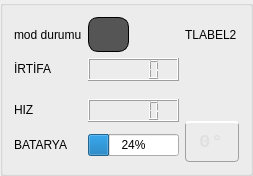
       <widget class="QGroupBox" name="groupBox_4">
        <property name="sizePolicy">
         <sizepolicy hsizetype="Expanding" vsizetype="Expanding">
          <horstretch>0</horstretch>
          <verstretch>0</verstretch>
         </sizepolicy>
        </property>
        <property name="title">
         <string/>
        </property>
        <layout class="QGridLayout" name="gridLayout_17">
         <item row="0" column="0">
          <layout class="QGridLayout" name="gridLayout_19">
           <item row="2" column="0">
            <widget class="QLabel" name="label_36">
             <property name="sizePolicy">
              <sizepolicy hsizetype="Fixed" vsizetype="Fixed">
               <horstretch>0</horstretch>
               <verstretch>0</verstretch>
              </sizepolicy>
             </property>
             <property name="text">
              <string>İRTİFA</string>
             </property>
            </widget>
           </item>
           <item row="0" column="2">
            <widget class="QLabel" name="label_38">
             <property name="sizePolicy">
              <sizepolicy hsizetype="Expanding" vsizetype="Expanding">
               <horstretch>0</horstretch>
               <verstretch>0</verstretch>
              </sizepolicy>
             </property>
             <property name="text">
              <string>TLABEL2</string>
             </property>
            </widget>
           </item>
           <item row="7" column="1">
            <widget class="QProgressBar" name="bar_batarya_14">
             <property name="sizePolicy">
              <sizepolicy hsizetype="Expanding" vsizetype="Expanding">
               <horstretch>0</horstretch>
               <verstretch>0</verstretch>
              </sizepolicy>
             </property>
             <property name="value">
              <number>24</number>
             </property>
            </widget>
           </item>
           <item row="0" column="0">
            <widget class="QLabel" name="label_16">
             <property name="sizePolicy">
              <sizepolicy hsizetype="Expanding" vsizetype="Expanding">
               <horstretch>0</horstretch>
               <verstretch>0</verstretch>
              </sizepolicy>
             </property>
             <property name="text">
              <string>mod durumu</string>
             </property>
            </widget>
           </item>
           <item row="0" column="1">
            <widget class="QLabel" name="isik_carpisma_7">
             <property name="sizePolicy">
              <sizepolicy hsizetype="Fixed" vsizetype="Fixed">
               <horstretch>0</horstretch>
               <verstretch>0</verstretch>
              </sizepolicy>
             </property>
             <property name="minimumSize">
              <size>
               <width>35</width>
               <height>35</height>
              </size>
             </property>
             <property name="maximumSize">
              <size>
               <width>41</width>
               <height>41</height>
              </size>
             </property>
             <property name="styleSheet">
              <string notr="true">/* Kapalı (Gri) Işık Görünümü */
QLabel {
    background-color: #555555;  /* Koyu gri renk */
    border-radius: 10px;        /* Boyut 20 ise yarısı 10'dur. Bu kodu tam yuvarlak yapar */
    border: 1px solid #000000;  /* İnce siyah çerçeve */
}</string>
             </property>
             <property name="text">
              <string/>
             </property>
            </widget>
           </item>
           <item row="5" column="0">
            <widget class="QLabel" name="label_37">
             <property name="sizePolicy">
              <sizepolicy hsizetype="Fixed" vsizetype="Fixed">
               <horstretch>0</horstretch>
               <verstretch>0</verstretch>
              </sizepolicy>
             </property>
             <property name="text">
              <string>HIZ</string>
             </property>
            </widget>
           </item>
           <item row="7" column="0">
            <widget class="QLabel" name="label_35">
             <property name="sizePolicy">
              <sizepolicy hsizetype="Fixed" vsizetype="Fixed">
               <horstretch>0</horstretch>
               <verstretch>0</verstretch>
              </sizepolicy>
             </property>
             <property name="text">
              <string>BATARYA</string>
             </property>
            </widget>
           </item>
           <item row="2" column="2" rowspan="7">
            <layout class="QVBoxLayout" name="verticalLayout_8">
             <item>
              <widget class="DronluPusula" name="widget_8" native="true">
               <property name="sizePolicy">
                <sizepolicy hsizetype="Expanding" vsizetype="Expanding">
                 <horstretch>0</horstretch>
                 <verstretch>0</verstretch>
                </sizepolicy>
               </property>
              </widget>
             </item>
             <item>
              <widget class="QLabel" name="label_63">
               <property name="sizePolicy">
                <sizepolicy hsizetype="Expanding" vsizetype="Expanding">
                 <horstretch>0</horstretch>
                 <verstretch>0</verstretch>
                </sizepolicy>
               </property>
               <property name="maximumSize">
                <size>
                 <width>91</width>
                 <height>41</height>
                </size>
               </property>
               <property name="font">
                <font>
                 <family>Consolas</family>
                 <pointsize>-1</pointsize>
                 <weight>75</weight>
                 <bold>true</bold>
                </font>
               </property>
               <property name="styleSheet">
                <string notr="true">QLabel {
    /* Yazı Tipi ve Gümüş Rengi */
    color: #E0E0E0; 
    font-family: 'Consolas', 'Segoe UI', monospace;
    font-size: 19px;
    font-weight: bold;
    letter-spacing: 1px;
    
    /* Arka Plan: Koyu Füme Gradyan */
    background-color: qlineargradient(x1:0, y1:0, x2:0, y2:1, 
                                      stop:0 rgba(30, 30, 30, 0.9), 
                                      stop:1 rgba(15, 15, 15, 0.95));
    
    /* Çerçeve Tasarımı */
    border: 1px solid #A0A0A0;
    border-top: 2px solid #FFFFFF; /* Parlak üst çizgi */
    border-radius: 4px;
    
    /* Hizalama ve Boşluk */
    padding: 3px 8px;
    qproperty-alignment: 'AlignCenter';
}

/* --- HOVER ETKİSİ --- */
QLabel:hover {
    /* Yazı saf beyaza dönerek parlar */
    color: #FFFFFF; 
    
    /* Çerçeve gümüşten parlak beyaza geçer */
    border-color: #FFFFFF;
    
    /* Arka plan hafifçe aydınlanır (metalik parlama hissi) */
    background-color: qlineargradient(x1:0, y1:0, x2:0, y2:1, 
                                      stop:0 rgba(50, 50, 50, 0.95), 
                                      stop:1 rgba(30, 30, 30, 0.98));
    
    /* Hafif bir gölge/ışıltı efekti (Opsiyonel) */
    border-top: 3px solid #FFFFFF;
}</string>
               </property>
               <property name="text">
                <string>0°</string>
               </property>
              </widget>
             </item>
            </layout>
           </item>
           <item row="5" column="1">
            <widget class="QLCDNumber" name="lcd_irtifa_14">
             <property name="sizePolicy">
              <sizepolicy hsizetype="Expanding" vsizetype="Expanding">
               <horstretch>0</horstretch>
               <verstretch>0</verstretch>
              </sizepolicy>
             </property>
             <property name="intValue" stdset="0">
              <number>0</number>
             </property>
            </widget>
           </item>
           <item row="2" column="1">
            <widget class="QLCDNumber" name="lcd_hiz_14">
             <property name="sizePolicy">
              <sizepolicy hsizetype="Expanding" vsizetype="Expanding">
               <horstretch>0</horstretch>
               <verstretch>0</verstretch>
              </sizepolicy>
             </property>
            </widget>
           </item>
          </layout>
         </item>
        </layout>
       </widget>
